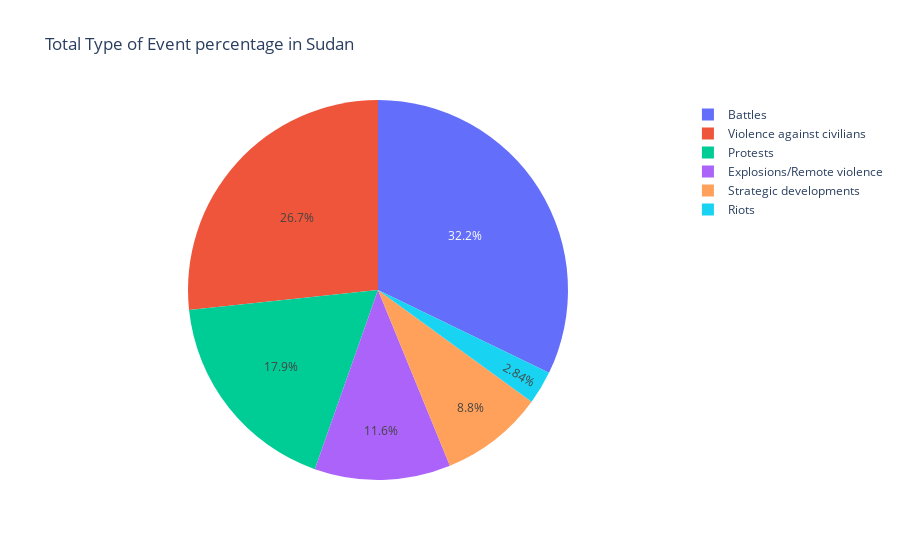

Write notebook code for a chart like this one.
### Code cell
import plotly.express as px

# Calculate the value counts of event types
event_type = df_selected["event_type"].value_counts()

# Create a pie chart using Plotly
fig = px.pie(event_type, values=event_type.values, names=event_type.index, title='Total Type of Event percentage in Sudan')
# Show the plot

fig.show()

### Figure 1 — Plotly figure (JSON) as saved in the notebook; plotly's stock layout.template omitted (floating-point values rounded to 4 significant figures)
{"data": [{"domain": {"x": [0, 1], "y": [0, 1]}, "hovertemplate": "event_type=%{label}<br>value=%{value}<extra></extra>", "labels": ["Battles", "Violence against civilians", "Protests", "Explosions/Remote violence", "Strategic developments", "Riots"], "legendgroup": "", "name": "", "showlegend": true, "type": "pie", "values": [11282, 9355, 6282, 4058, 3086, 994]}], "layout": {"legend": {"tracegroupgap": 0}, "title": {"text": "Total Type of Event percentage in Sudan"}}}
